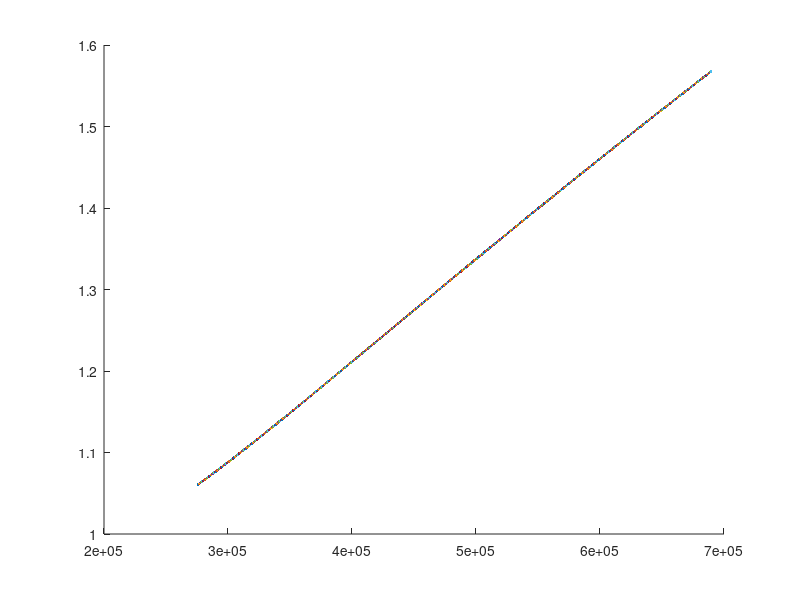

The MATLAB script that drew this image:
y=1.4;%ratio of specific heats
for pcpsi=[40:.1:100] ;%Chamber Pressure [Psi]
pc=pcpsi/1.450377E-4%chamber pressure [Pa]
pe=14.7/1.450377E-4;%atmospheric pressure at sea level [Pa]
Me=sqrt(2/(y-1)*((pc/pe)^((y-1)/y)-1))%Mach number at nozzle exit
e=1/Me*sqrt((2/(y+1)*(1+(y-1)/2*Me^2))^((y+1)/(y-1)))%Area ratio Ae/At
hold all
plot(pc,e);
end
